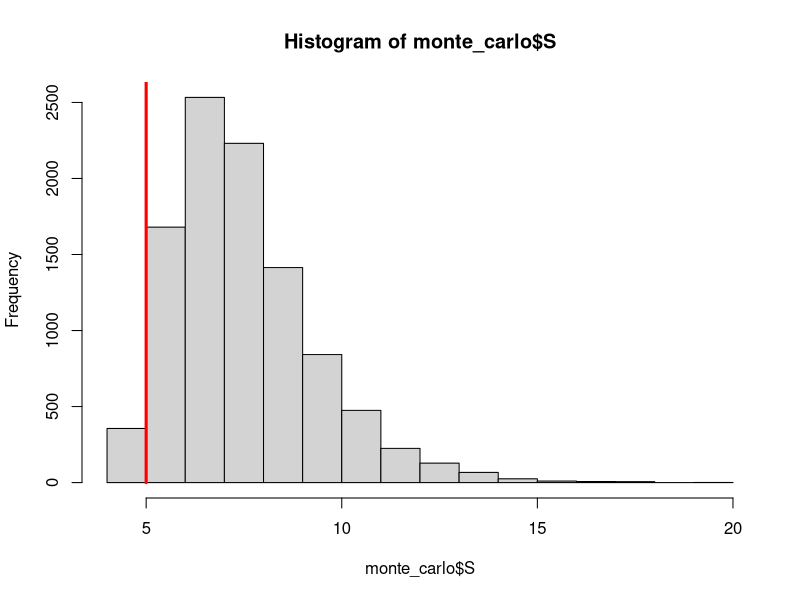
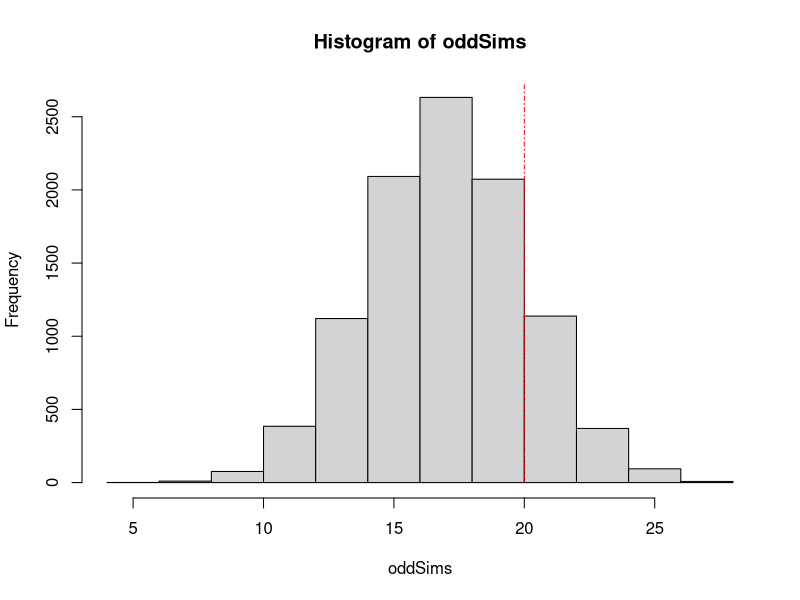

Source code (R) for these figures, in order:
## ---- chunk 1
library(dplyr)

longestRun = function(flips){
  # the first flip is always a run of length 1.
  MaxRunSoFar = 1
  currentRun = 1
  
  for(i in 2:length(flips)){ # for every flip
    # if it is equal to the last flip
    if(flips[i]==flips[i-1]){
      # then increase the length of the currentRun
      currentRun = currentRun + 1
      # and if the run is larger than the maxRunSoFar, redefine that.
      if(currentRun>MaxRunSoFar) MaxRunSoFar = currentRun
    }
    # otherwise, 
    if(flips[i]!=flips[i-1]){
      # set the current run back to 1
      currentRun=1
  }
  }
  return(MaxRunSoFar)
}

## ---- chunk 2
sequence_of_flips = "THTHHHTTTTHTTTHTTHTHTTTTHHHTHHHTHTHHTHHHTHTTHHHTTTHTTTHHHTHTTTHTHHHTHTHTHHTTTHTHTHTTTHTHHHTTHTHHHHTHTTHTHTTHTHHHTHTHHTHTHTHHTHHHHTTHHTTHTTTHHHTHHHTHHTHHTHTTHTHHTHHHTHTHHHHTTHHHHTTTHTTHHHHTTHHTTTTHHHHH"
## ---- chunk 3
s= sequence_of_flips %>% strsplit( split = "") %>% unlist() %>% longestRun()
s
## ---- chunk 4

# First, write a function to simulate S
simulate_S = function(){
  S = sample(c("H","T"), 200,replace=T) %>% longestRun()
  return(S)
}

# Second, write a function to evaluate whether X \in A.
check_if_S_in_A = function(S){
  return(S  <= 5)
}

# Now, we are going to do it lots of times.  
# Let's arrange the simulations in a data.frame with three columns
r = 10000
monte_carlo = data.frame(replicate = 1:r, 
                         S = rep(NA,r), 
                         S_in_A = rep(NA, r)) 
for(i in 1:r){
  monte_carlo$S[i] = simulate_S()
  monte_carlo$S_in_A[i] = check_if_S_in_A(monte_carlo$S[i])
 
## you could also write this as:   
#  monte_carlo[i,2] = simulate_S()
#  monte_carlo[i,3] = check_if_S_in_A(monte_carlo[i,2])
}
hist(monte_carlo$S, breaks = 20)
lines(c(5,5), c(0,100000), col = "red", lwd = 3)
## ---- chunk 5
monte_carlo = as_tibble(monte_carlo)
p_value = monte_carlo %>% summarise(mean(S_in_A))
## ---- chunk 6
# enter the data:
odd = 20
even = 15
proportionOdd = odd/(odd+even)
proportionOdd
## ---- chunk 7
library(purrr)
simulate_X = function(){
  which_birthdays_are_odd = rbernoulli(n = 35, p = .5)  
  oddBirthdays = sum(which_birthdays_are_odd)
  proportionOdd = oddBirthdays/35
  X = proportionOdd
  # # rbernoulli comes from purrr. 
  # # if you prefer very concise code
  # # you could write:
  # X = rbinom(n = 1,size = 35,prob = .5)/35
  #  note that this concise code doesn't depend on purrr 
  return(X)
}
## ---- chunk 8
oddSims =  rbinom(10000,35,.5) 
hist(oddSims)
lines(c(odd,odd), c(0,10^9), lty = 4, col = "red")
mean(oddSims >= odd)  
## ---- chunk 9
mean(oddSims >= 20)  + mean(oddSims <= 15)  
## ---- chunk 10

